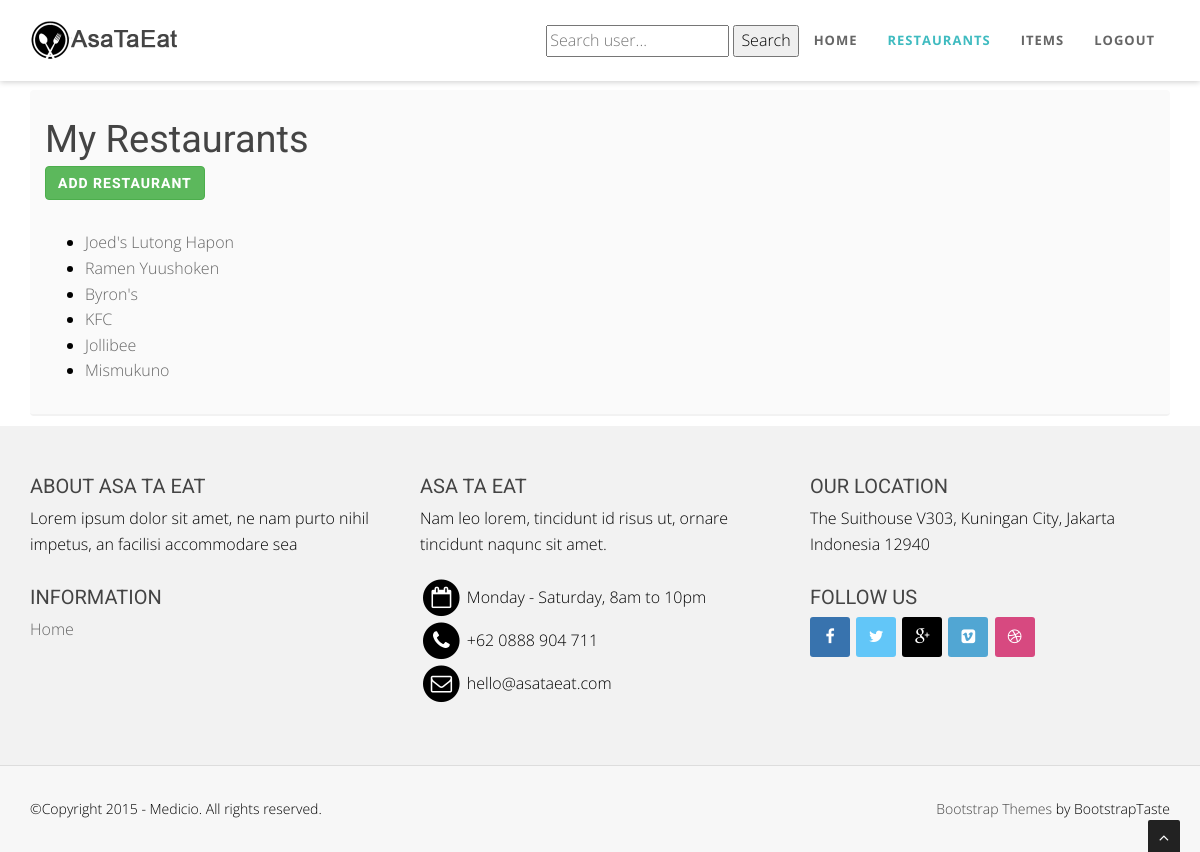
The page /restaurants/ (signed in) on the database its author committed.
### restaurants/models.py (models this page shows, shortened)
class RestaurantLocation(models.Model):
    owner       = models.ForeignKey(User)
    name        = models.CharField(max_length=120)
    location    = models.CharField(max_length=120, null=True, blank=True)
    category    = models.CharField(max_length=120, null=True, blank=False)
    timestamp   = models.DateTimeField(auto_now_add=True)
    updated     = models.DateTimeField(auto_now=True)
    slug        = models.SlugField(null=True, blank=True)
    objects = RestaurantLocationManager()
    def get_absolute_url(self):
        return reverse('restaurants:detail', kwargs={'slug': self.slug})

### restaurants/views.py (the view)
class RestaurantListView(LoginRequiredMixin,ListView):
    login_url = '/login/'
    def get_queryset(self):
        return RestaurantLocation.objects.filter(owner=self.request.user)

### restaurants/models.py (called while the page is built)
    def get_queryset(self):
        return RestaurantLocationQuerySet(self.model, using=self._db)

### restaurants/templates/restaurants/restaurantlocation_list.html (shortened to what this page needs)
{% extends "base.html" %}
{% block content %}
<section id="callaction" class="home-section paddingtop-90 paddingbot-10">
        <div class="container">
             <div class="row">
                 <div class="col-md-12">
                     <div class="callaction bg-gray">
                         <div class="row">
                            <h1>My Restaurants <br/><small><a  class="btn btn-success" href="{% url 'restaurants:create' %}">Add Restaurant</a></small></h1>
                         </div>
                         <div class="row">
                             <ul>
                                {% for object in object_list %}
                                    <li><a href="{{ object.get_absolute_url }}">{{ object.name }}</a></li>
                                {% empty %}
                                    <li><a  class="btn btn-success" href="{% url 'restaurants:create' %}">Add One Restaurant</a></li>
                                {% endfor %}
                            </ul>
                        </div>
                     </div>
                 </div>
             </div>
         </div>
 </section>
{% endblock content %}

### static/css/style.css (style rules this page uses)
body { width: 100%; height: 100%; font-family: 'Open Sans', sans-serif; font-weight: 300; color: black; background-color: #ddd; font-size: 16px; line-height: 1.6em; }
html { width: 100%; height: 100%; }
h1 { font-size: 38px; }
h1, h2, h3, h4, h5, h6 { margin: 0 0 30px; font-family: 'Roboto', sans-serif; font-weight: 400; color: #444; line-height: 1em; }
a { color: #666; -webkit-transition: all .2s ease-in-out; -moz-transition: all .2s ease-in-out; transition: all .2s ease-in-out; }
.paddingtop-90 { padding-top:90px !important; }
.paddingbot-10 { padding-bottom:10px !important; }
.home-section { padding-top: 150px; display:block; position:relative; z-index:120; background-color: #fff; }
.bg-gray { background: #fafafa; }
.callaction { padding:30px 30px 20px 30px; border-radius: 4px; border-bottom: 2px solid #f2f2f2; }
.btn { position: relative; display: inline-block; outline: none; color: #fff; text-decoration: none; text-transform: uppercase; letter-spacing: 1px; font-weight: 400; text-shadow: 0 0 1px rgba(255,255,255,0.3); font-size: 14px; font-weight: 700; }

### static/bodybg/bg1.css (style rules this page uses)
body { background: url(../img/bodybg/bg1.png) repeat left top; }

### rows shown on the page
RestaurantLocation: name "Joed's Lutong Hapon"
RestaurantLocation: name "Ramen Yuushoken"
RestaurantLocation: name "Byron's"
RestaurantLocation: name "KFC"
RestaurantLocation: name "Jollibee"
RestaurantLocation: name "Mismukuno"
